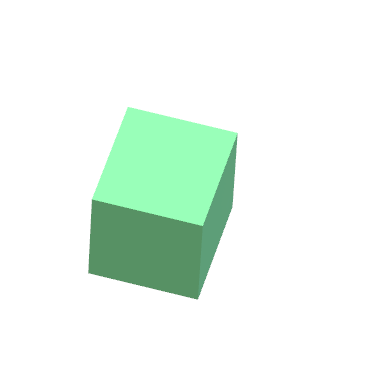
#> input picture task3.1+3.2+3.3/test.png, 381 x 379 px
$ python task3.3.py
#> lines starting #> are read from the running program, lines starting #| are printed output that depends on the picture; after the words box and inside, x2 and y2 are one past the last pixel; in counts of white or black regions, pixels touching at a corner belong together
import cv2
import numpy as np

# 读取图片
img = cv2.imread("test.png")
#> img is the input picture: shape (379, 381, 3); mean B, G, R 238.8, 247.3, 235.2
if img is None:
    print("图片读取失败！")
    exit()

# ===================== 安全添加椒盐噪声 =====================
def add_salt_pepper_noise(img, prob=0.02):
#> called with prob = 0.03
    output = img.copy()
    h, w = output.shape[:2]
#> h = 379; w = 381
    noise_pixels = int(h * w * prob)
#> noise_pixels = 4331

    # 随机加白点（盐）
    for i in range(noise_pixels):
        y = np.random.randint(0, h)
        x = np.random.randint(0, w)
        output[y, x] = 255
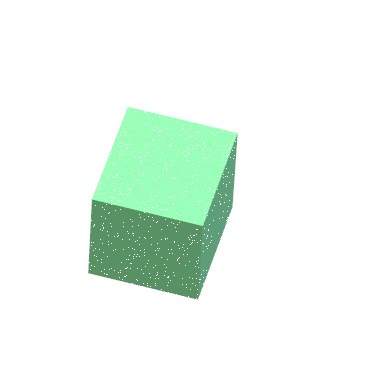
#> output: shape (379, 381, 3); 0.45% of pixels changed, all inside (x1, y1, x2, y2) = (88, 109, 238, 299)

    # 随机加黑点（胡椒）
    for i in range(noise_pixels):
        y = np.random.randint(0, h)
        x = np.random.randint(0, w)
        output[y, x] = 0
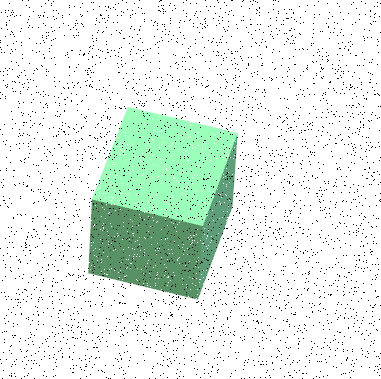
#> output: shape (379, 381, 3); 2.96% of pixels changed, all inside (x1, y1, x2, y2) = (0, 0, 381, 379)

    return output

# 添加噪声
img_noise = add_salt_pepper_noise(img, prob=0.03)

# 保存
cv2.imwrite("noise_salt_pepper.jpg", img_noise)

# ===================== 显示（不会黑图） =====================
cv2.namedWindow("Original", cv2.WINDOW_NORMAL)
cv2.namedWindow("Salt Pepper Noise", cv2.WINDOW_NORMAL)

cv2.imshow("Original", img)
cv2.imshow("Salt Pepper Noise", img_noise)

cv2.waitKey(0)
cv2.destroyAllWindows()
